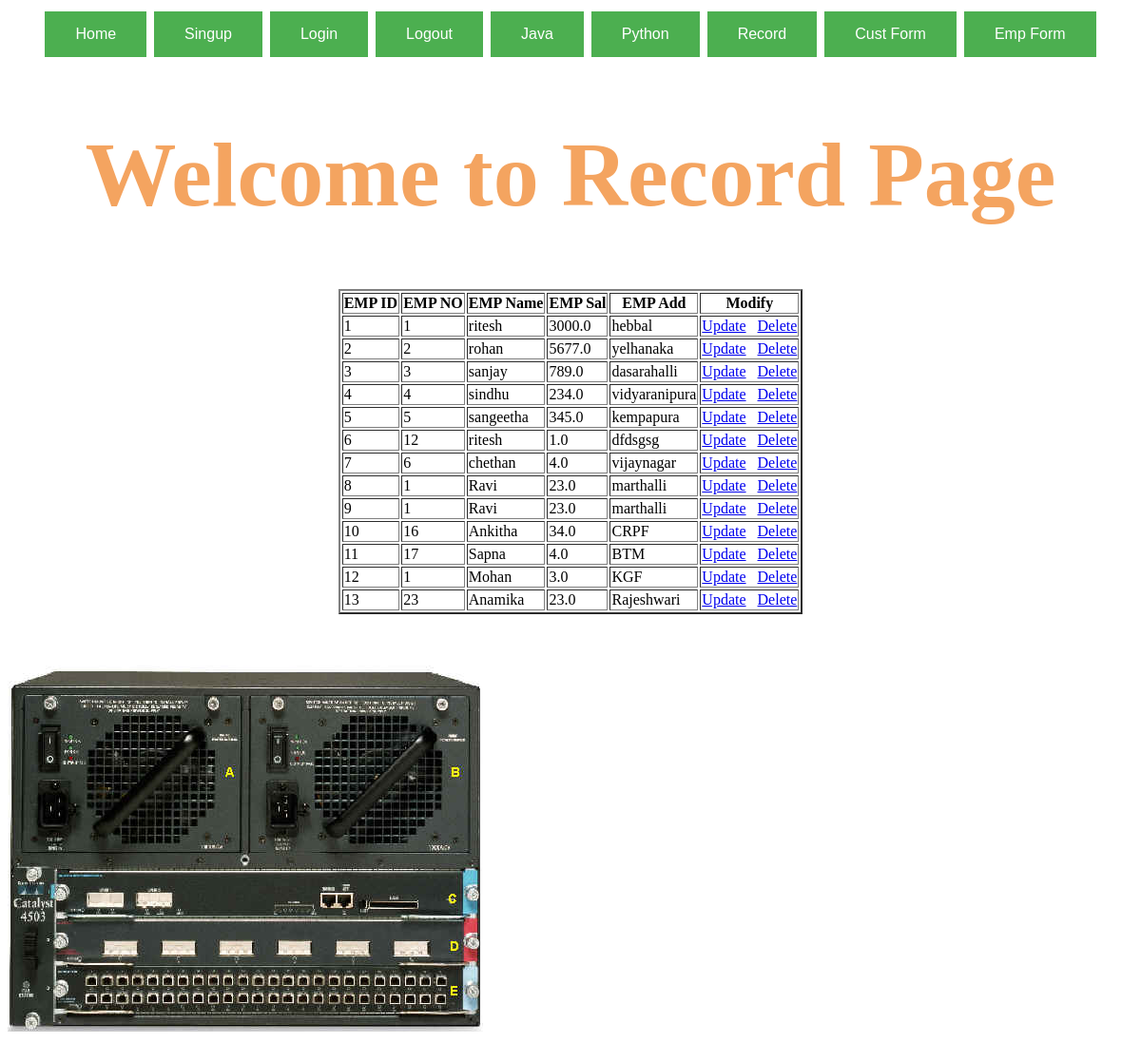
/app/record, run on the app's committed database.
### ritesh/models.py (models this page shows)
class Employee(models.Model):
    eno=models.IntegerField()
    ename=models.CharField(max_length=34)
    esal = models.FloatField()
    eadd = models.CharField(max_length=45)

### ritesh/views.py (the view)
# urls.py: path('record', views.record),
def record(request):
    data=models.Employee.objects.all()
    return render(request,"record.html",{"data":data})

### templates/record.html
<!DOCTYPE html>
{% extends "home.html" %}
{% block body_block %}
 <center><font color=#f4a460 size="50pt"><h1> Welcome to Record Page</h1></font>
<h2>{{ msg | upper }}</h2></center>
<center>
<table border="2pt"  >
<th>EMP ID</th>
<th>EMP NO</th>
<th>EMP Name</th>
<th>EMP Sal</th>
<th>EMP Add</th>
<th> Modify </th>
  {% for item in data %}
     <tr>
         <td>{{item.id}}</td>
         <td>{{item.eno}} </td>
         <td>{{ item.ename}}</td>
         <td>{{ item.esal}}</td>
         <td>{{ item.eadd}}</td>
         <td><a href="#">Update</a> &nbsp <a href="#"> Delete</a></td>
     </tr>
   {% endfor %}
</table>
</center>
{% endblock %}

### templates/Home.html (shortened to what this page needs)
<!DOCTYPE html>
{% load staticfiles %}
<html lang="en">
<head>
<link rel="stylesheet" href="{% static "css/effect.css" %}">
</head>
<body>
<center><div>
    <a href="home"><button class="button">Home</button></a>
<a href="sign"><button class="button">Singup</button></a>
<a href="/accounts/login"><button class="button">Login</button></a>
<a href="/accounts/logout"><button class="button">Logout</button></a>
<a href="java"><button class="button">Java</button></a>
<a href="python"><button class="button">Python</button></a>
    <a href="record"><button class="button">Record</button></a>
    <a href="display"><button class="button">Cust Form</button></a>
     <a href="emp"><button class="button">Emp Form</button></a>
</div>
</center>
{% block body_block %}{% endblock %}
<div>
    <br>
    <br>
    <br>
<img src="{% static "image/pic.jpg" %}">
</div>
</body>
</html>

### static/css/effect.css (style rules this page uses)
.button { background-color: #4CAF50; border: none; color: white; padding: 15px 32px; text-align: center; text-decoration: none; display: inline-block; font-size: 16px; margin: 4px 2px; cursor: pointer; }

### data on the page
Employee: id "1", eno "1", ename "ritesh", esal "3000.0", eadd "hebbal"
Employee: id "2", eno "2", ename "rohan", esal "5677.0", eadd "yelhanaka"
Employee: id "3", eno "3", ename "sanjay", esal "789.0", eadd "dasarahalli"
Employee: id "4", eno "4", ename "sindhu", esal "234.0", eadd "vidyaranipura"
Employee: id "5", eno "5", ename "sangeetha", esal "345.0", eadd "kempapura"
Employee: id "6", eno "12", ename "ritesh", esal "1.0", eadd "dfdsgsg"
Employee: id "7", eno "6", ename "chethan", esal "4.0", eadd "vijaynagar"
Employee: id "8", eno "1", ename "Ravi", esal "23.0", eadd "marthalli"
Employee: id "9", eno "1", ename "Ravi", esal "23.0", eadd "marthalli"
Employee: id "10", eno "16", ename "Ankitha", esal "34.0", eadd "CRPF"
Employee: id "11", eno "17", ename "Sapna", esal "4.0", eadd "BTM"
Employee: id "12", eno "1", ename "Mohan", esal "3.0", eadd "KGF"
Employee: id "13", eno "23", ename "Anamika", esal "23.0", eadd "Rajeshwari"
